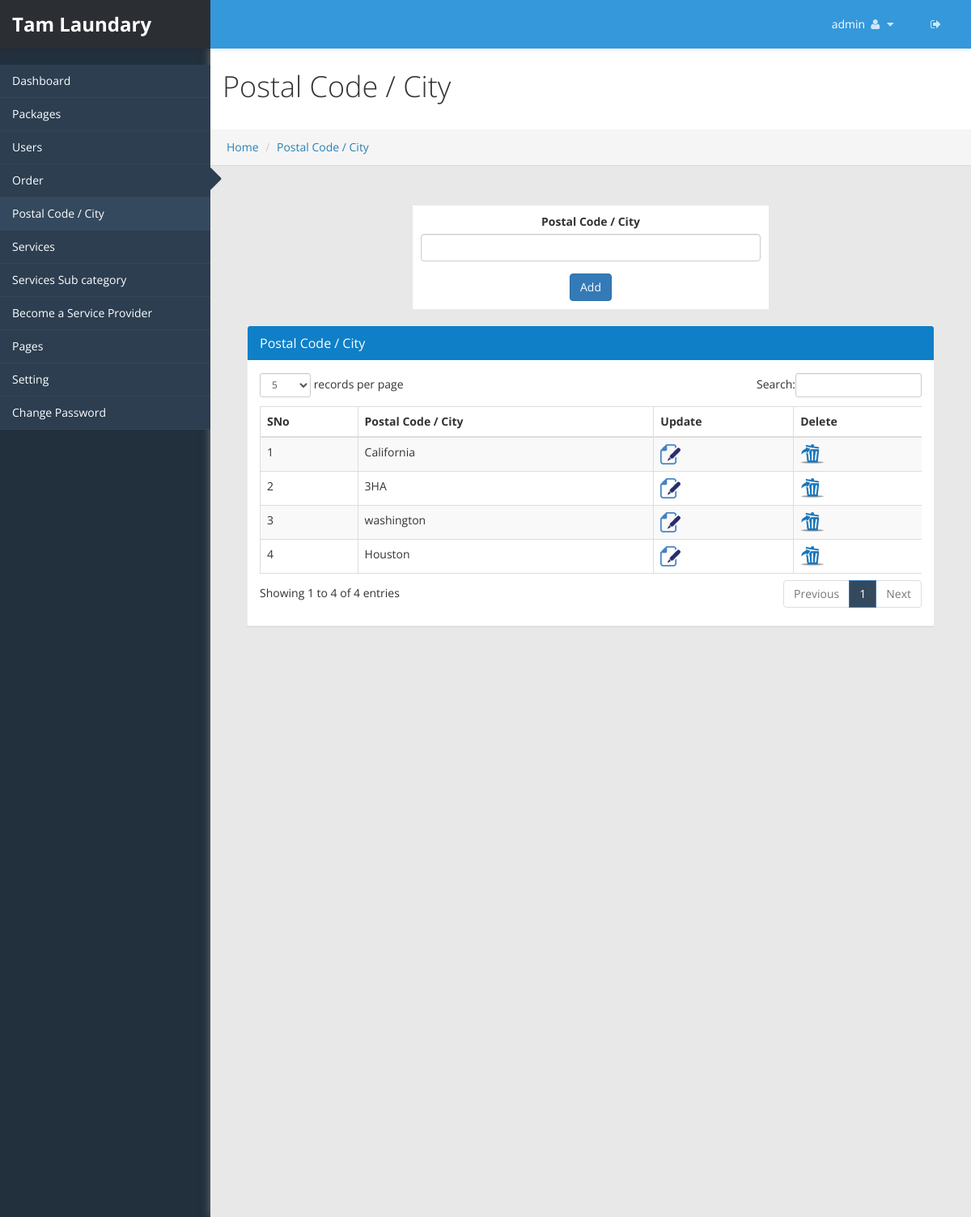
The page /admincp/postal_code.php (signed in) on the database its author committed.
### tables this page shows
CREATE TABLE IF NOT EXISTS `sv_admin_login` (
  `admin_id` int(20) NOT NULL AUTO_INCREMENT,
  `user_name` varchar(255) NOT NULL,
  `password` varchar(255) NOT NULL,
  `email_id` varchar(255) NOT NULL,
  `site_name` varchar(255) NOT NULL,
  `logo` varchar(255) NOT NULL,
  `favicon` varchar(255) NOT NULL,
  `site_desc` varchar(255) NOT NULL,
  `keyword` varchar(255) NOT NULL,
  `site_url` varchar(255) NOT NULL,
  `paypal_id` varchar(250) NOT NULL,
  `currency_mode` varchar(100) NOT NULL,
  `paypal_site_mode` varchar(100) NOT NULL,
  PRIMARY KEY (`admin_id`)
);

CREATE TABLE IF NOT EXISTS `sv_postal_code` (
  `postal_id` int(25) NOT NULL AUTO_INCREMENT,
  `postal_code` varchar(255) NOT NULL,
  PRIMARY KEY (`postal_id`)
);

### admincp/postal_code.php (the view, shortened to what this page needs)
<!DOCTYPE html>
<html xmlns="http://www.w3.org/1999/xhtml">
<?php include("../connection.php"); ?>
<?php
if(isset($_REQUEST['postal_id']))
	{
		$postal_id=mysqli_real_escape_string($_REQUEST['postal_id']);
		$res=mysqli_query($con, "select * from sv_postal_code where postal_id='$postal_id'");
		$row=mysqli_num_rows($res);
		if($row==0)
	 	{
		  $postal_id="";
		  $postal_code="";
		}
		else
		{
			$fet=mysqli_fetch_array($res);
			$postal_code=mysqli_real_escape_string($fet['postal_code']);
		}
	}
	else
	{
		$postal_code="";
	}
?>
<body>
    <div id="wrapper">
        <?php include("top_menu.php") ?>
        <?php include("side_menu.php") ?>
        <div id="page-wrapper" >
		  <div class="header">
                        <h1 class="page-header">
                            Postal Code / City
                        </h1>
						<ol class="breadcrumb">
					  <li><a href="#">Home</a></li>
					  <li><a href="#">Postal Code / City</a></li>
					</ol>
		</div>
            <div id="page-inner">
			    <div class="panel-body">
				<div class="text-center">
										<div class="col-lg-3 col-md-3 col-sm-3"></div>
				<div class="col-lg-6 col-md-6 col-sm-6 table-bg">
                <div class="form-group">
                    <label>Postal Code / City</label>
					<input type="text" class="form-control" id="pcode" name="pcode" value="<?php echo $postal_code;?>">
				</div>
				<div class="text-center">
					<?php if(isset($_REQUEST['postal_id'])) { ?>
					<button type="button" class="btn btn-primary" onclick="javascript:postal_code_funct('update')">Update</button>
					<?php } else { ?>
					<button type="button" class="btn btn-primary" onclick="javascript:postal_code_funct('add')">Add</button>
					<?php } ?>
				</div>
					</div>
					<div class="col-lg-3 col-md-3 col-sm-3"></div>
					</div>
            <div id="page-inner">
            <div class="row">
                <div class="col-md-12">
                    <div class="panel panel-default">
                        <div class="panel-heading">
                             Postal Code / City
                        </div>
                        <div class="panel-body">
                            <div class="table-responsive">
                                <table class="table table-striped table-bordered table-hover" id="dataTables-example">
                                    <thead>
                                        <tr>
                                            <th>SNo</th>
											<th>Postal Code / City</th>
											<th>Update</th>
											<th>Delete</th>
                                        </tr>
                                    </thead>
									<tbody>
									<?php
										$sno=0;
										$res=mysqli_query($con, "select * from sv_postal_code ORDER BY postal_id DESC");
										while($row=mysqli_fetch_array($res))
										{
											$sno++;
											$postal_id=mysqli_real_escape_string($con, $row['postal_id']);
											$postal_code=mysqli_real_escape_string($con, $row['postal_code']);
									?>
										<tr>
											<td><?php echo $sno; ?></td>
											<td><?php echo $postal_code; ?></td>
											<td><a href="postal_code.php?postal_id=<?php echo $postal_id;?>"><img src="images/file_edit.png"  alt="update" title="update" ></a></td>
											<td><a href="javascript:postal_code_del('<?php echo $postal_id;?>');"><img src="images/delete.png" alt="" title="delete"></a></td>
										</tr>
										<?php } ?>
									</tbody>
                                </table>
                            </div>
                        </div>
                    </div>
                </div>
            </div>
                   </div>
    </div>
            </div>
</body>
</html>

### admincp/top_menu.php (shortened to what this page needs)
<?php
 include("../connection.php");
 $res=mysqli_fetch_array(mysqli_query($con, "select * from sv_admin_login"));
	$site_name=mysqli_real_escape_string($con, $res['site_name']);
	$site_url=mysqli_real_escape_string($con, $res['site_url']);
?>
<head>
    <link href="css/bootstrap.css" rel="stylesheet" />
    <link href="css/font-awesome.css" rel="stylesheet" />
    <link href="css/custom-styles.css" rel="stylesheet" />
    <link href="js/dataTables/dataTables.bootstrap.css" rel="stylesheet" />
	    <link href="css/style.css" rel="stylesheet" />
    <link rel="stylesheet" href="js/Lightweight-Chart/cssCharts.css">
	    <link href="css/style.css" rel="stylesheet" />
		<link href="http://www.jqueryscript.net/css/jquerysctipttop.css" rel="stylesheet" type="text/css">
<link rel="stylesheet" type="text/css" href="css/livegraph.css" />
</head>
<?php
if(!isset($_SESSION['user_nam']))
	header("Location:index.php");
else
{
	$user_name=mysqli_real_escape_string($con, $_SESSION['user_nam']);
	$res=mysqli_fetch_array(mysqli_query($con,"select * from sv_admin_login where user_name='$user_name'"));
	$uname=mysqli_real_escape_string($con, $res['user_name']);
	$site_name=mysqli_real_escape_string($con, $res['site_name']);
}
?>
<nav class="navbar navbar-default top-navbar" role="navigation">
            <div class="navbar-header">
                <a class="navbar-brand" href="<?php echo $site_url;?>"><strong><?php echo $site_name; ?></strong></a>
            </div>
            <ul class="nav navbar-top-links navbar-right">
                 <li class="dropdown">
                    <a class="dropdown-toggle" data-toggle="dropdown" href="#" aria-expanded="false">
					<span><?php echo $uname;?></span>
                        <i class="fa fa-user fa-fw"></i> <i class="fa fa-caret-down"></i>
                    </a>
                </li>
			 <li class="dropdown">
                    <a href="logout.php">
                        <i class="fa fa-sign-out" aria-hidden="true"></i>
                    </a>
                </li>
			</ul>
        </nav>

### admincp/css/custom-styles.css (style rules this page uses)
body { font-family: 'Open Sans', sans-serif; background: #222f3c; }
#wrapper { width: 100%; }
#page-wrapper { padding: 15px 15px; min-height: 600px; background: #E8E8E8; }
#page-inner { width:100%; margin:10px 20px 10px 0px; background-color:transparent; padding: 15px 15px; min-height:1200px; }
.text-center { text-align:center; }
h1, .h1, h2, .h2, h3, .h3 { margin-top: 7px; }
body { overflow-x:hidden; }
.panel { border-radius:0px; }
.top-navbar { position: fixed; width: 100%; z-index: 300; -webkit-box-shadow: 0 3px 3px rgba(0, 0, 0, 0.05); -moz-box-shadow: 0 3px 3px rgba(0, 0, 0, 0.05); box-shadow: 0 3px 3px rgba(0, 0, 0, 0.05); }
#page-wrapper { position: relative; top: 55px; box-shadow: 0 0 10px #757575; -moz-box-shadow: 0 0 10px #757575; -webkit-box-shadow: 0 0 10px #757575; }
.breadcrumb { padding: 12px 10px 12px 20px; margin-bottom: 20px; list-style: none; border-radius: 0; -webkit-box-shadow: 0 1px 1px rgba(0,0,0,.05); box-shadow: 0 1px 1px rgba(0,0,0,.05); }
.page-header { padding-bottom: 9px; margin: 0; border-bottom: 1px solid transparent; text-align: left;background-color: #fff;padding: 32px 22px 32px 15px; font-weight:300; }
.panel-default { border-color: #ECECEC; }
.panel-default > .panel-heading { color: #FFF; border-color: #FFF; background: #0f7fc8; font-size: 16px; text-shadow: none; }
.panel-heading { border-bottom: 1px solid transparent; border-top-left-radius: 3px; border-top-right-radius: 3px; }
.top-navbar { margin:0px; padding:0px 30px 0 0; }
.top-navbar .navbar-brand { color: #fff; width: 260px; text-align: left; height: 60px; font-size: 24px; font-weight: 700; line-height: 30px; background: #2980b9; }
.top-navbar .nav > li { position: relative; display: inline-block; margin: 0px; padding: 0px; }
.top-navbar .nav > li > a { position: relative; display: block; padding: 20px; color: #FFFFFF; margin: 0px; }
.top-navbar { background: #3498db; border-bottom:none; }
.top-navbar .nav > li > a > i { margin-right: 2px; }
.navbar-default { border:0px solid black; }
.navbar-header { background: transparent; }
.nav > li > a > i { margin-right:10px; color: rgba(255, 255, 255, 0.76); }
@media (min-width:768px) { #page-wrapper { margin: 0 0 0 260px; padding: 0; min-height: 1200px; } }
@media (min-width:768px) { .navbar { border-radius: 0px; } }

### admincp/css/style.css (style rules this page uses)
.table-bg { padding: 10px; background-color: #fff; margin-bottom:20px; }

### admincp/css/livegraph.css (style rules this page uses)
table { border-collapse: collapse; }
table, th, td { border: 1px solid black; padding: 4px; }

### rows shown on the page
sv_admin_login: site_name "Tam Laundary", user_name "admin"
sv_postal_code: postal_code "California"
sv_postal_code: postal_code "3HA"
sv_postal_code: postal_code "washington"
sv_postal_code: postal_code "Houston"
